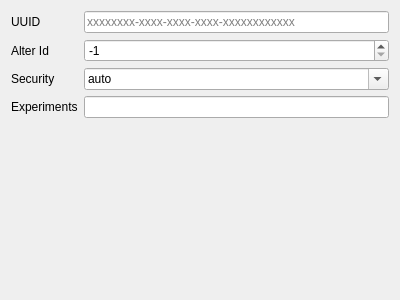
<?xml version="1.0" encoding="UTF-8"?>
<ui version="4.0">
 <class>vmessOutEditor</class>
 <widget class="QWidget" name="vmessOutEditor">
  <property name="geometry">
   <rect>
    <x>0</x>
    <y>0</y>
    <width>400</width>
    <height>300</height>
   </rect>
  </property>
  <property name="windowTitle">
   <string>Form</string>
  </property>
  <layout class="QFormLayout" name="formLayout">
   <item row="0" column="0">
    <widget class="QLabel" name="idLabel">
     <property name="text">
      <string>UUID</string>
     </property>
    </widget>
   </item>
   <item row="0" column="1">
    <widget class="QLineEdit" name="idLineEdit">
     <property name="text">
      <string/>
     </property>
     <property name="maxLength">
      <number>36</number>
     </property>
     <property name="placeholderText">
      <string notr="true">xxxxxxxx-xxxx-xxxx-xxxx-xxxxxxxxxxxx</string>
     </property>
    </widget>
   </item>
   <item row="1" column="0">
    <widget class="QLabel" name="labeAlterId">
     <property name="text">
      <string>Alter Id</string>
     </property>
    </widget>
   </item>
   <item row="1" column="1">
    <widget class="QSpinBox" name="spinBoxAlterId">
     <property name="minimum">
      <number>-1</number>
     </property>
     <property name="maximum">
      <number>10000</number>
     </property>
     <property name="value">
      <number>-1</number>
     </property>
    </widget>
   </item>
   <item row="2" column="0">
    <widget class="QLabel" name="securityLabel">
     <property name="text">
      <string>Security</string>
     </property>
    </widget>
   </item>
   <item row="2" column="1">
    <widget class="QComboBox" name="securityCombo">
     <property name="sizePolicy">
      <sizepolicy hsizetype="Preferred" vsizetype="Fixed">
       <horstretch>0</horstretch>
       <verstretch>0</verstretch>
      </sizepolicy>
     </property>
     <property name="editable">
      <bool>true</bool>
     </property>
     <item>
      <property name="text">
       <string notr="true">auto</string>
      </property>
     </item>
     <item>
      <property name="text">
       <string notr="true">aes-128-gcm</string>
      </property>
     </item>
     <item>
      <property name="text">
       <string notr="true">chacha20-poly1305</string>
      </property>
     </item>
     <item>
      <property name="text">
       <string notr="true">none</string>
      </property>
     </item>
     <item>
        <property name="text">
         <string notr="true">zero</string>
        </property>
    </item>
    </widget>
   </item>
   <item row="3" column="0">
    <widget class="QLabel" name="label">
     <property name="text">
      <string>Experiments</string>
     </property>
    </widget>
   </item>
   <item row="3" column="1">
    <widget class="QLineEdit" name="experimentsTxt"/>
   </item>
  </layout>
 </widget>
 <resources/>
 <connections/>
</ui>
